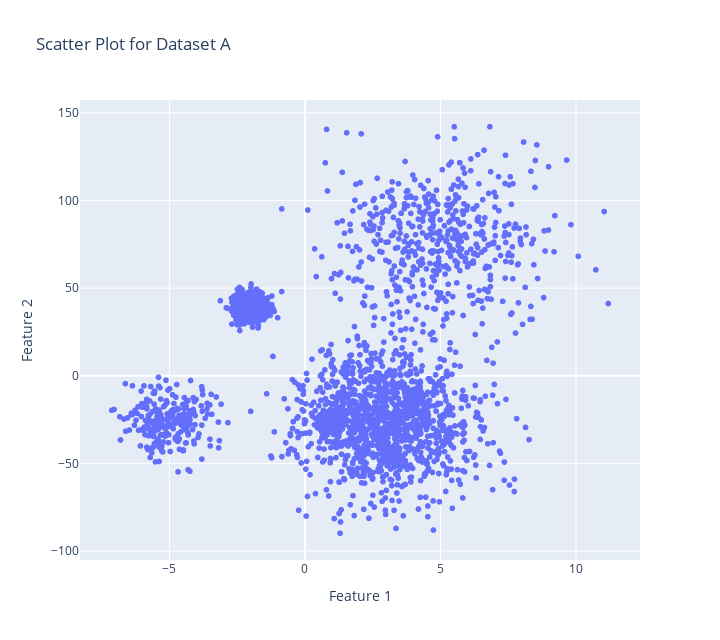

The code cell stored with this chart in its notebook:
### Markdown cell above
### Exercise 1.5
5. (2 points) Plot the data in a scatter plot.

### Code cell
px.scatter(df, x=0, y=1, title='Scatter Plot for Dataset A', 
            height=640, width=720, labels={'0': 'Feature 1', '1': 'Feature 2'})

### Figure 1 — Plotly figure (JSON) as saved in the notebook; plotly's stock layout.template omitted (floating-point values rounded to 4 significant figures; data arrays with more than 128 entries replaced by an {"elided": "..."} marker saying what was removed)
{"data": [{"hovertemplate": "Feature 1=%{x}<br>Feature 2=%{y}<extra></extra>", "legendgroup": "", "marker": {"color": "#636efa", "symbol": "circle"}, "mode": "markers", "name": "", "showlegend": false, "type": "scattergl", "x": {"elided": "4250 float values"}, "xaxis": "x", "y": {"elided": "4250 float values"}, "yaxis": "y"}], "layout": {"height": 640, "legend": {"tracegroupgap": 0}, "title": {"text": "Scatter Plot for Dataset A"}, "width": 720, "xaxis": {"anchor": "y", "domain": [0, 1], "title": {"text": "Feature 1"}}, "yaxis": {"anchor": "x", "domain": [0, 1], "title": {"text": "Feature 2"}}}}
